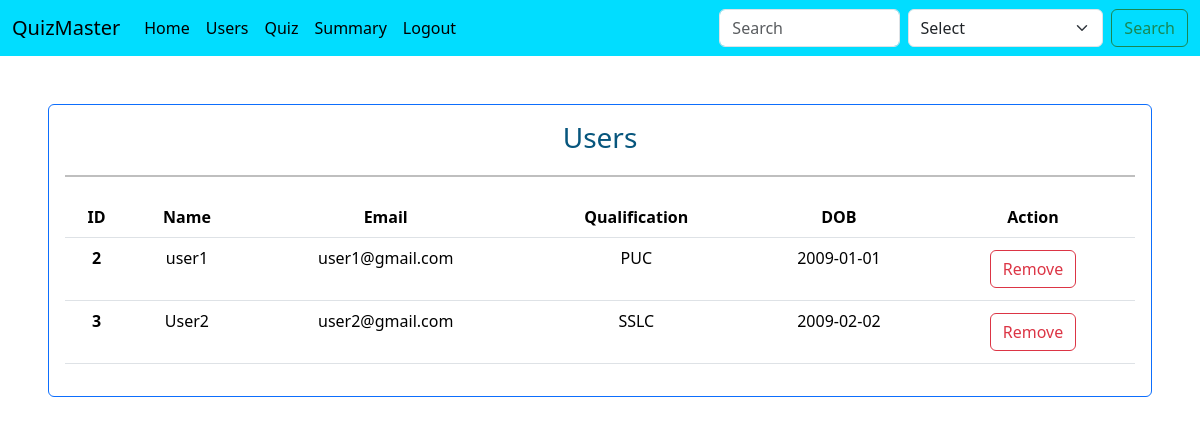
Screenshot of /users (signed in) with the database file from the repository.
### controllers/database.py (models this page shows)
class User(db.Model):
    id = db.Column(db.Integer, primary_key=True, autoincrement=True)
    username = db.Column(db.String(50), unique=True, nullable=False)
    user_email = db.Column(db.String(100), unique=True, nullable=False)
    password = db.Column(db.String(25), nullable=False)
    qualification = db.Column(db.String(100), nullable=False)
    dob = db.Column(db.Date , nullable=False)
    role = db.Column(db.String(10), nullable=False)
    results = db.relationship('Result', backref='user', lazy=True, cascade="all, delete-orphan")
    user_answers = db.relationship('UserAnswers', backref='user', lazy=True, cascade="all, delete-orphan")

### controllers/routes.py (the view)
@app.route("/users")
def users():
    if session.get('user_role', None) == 'admin':
        users = User.query.all()
        return render_template("users.html", users = users)
    else:
        flash("You are not authorized to access this page")
        return redirect(url_for("home"))

### templates/users.html (shortened to what this page needs)
{% extends 'base.html' %}
{% block body %}
<div>
    <div class="card border-primary m-5">
        <div class="card-body">
            <h3 class="text-center" style="color:  #07567d;">Users </h3>
            <hr style="border: 1px solid #000; width: 100%; margin: 20px auto;">
            <table class="table table-hover" style="text-align: center;">
                <thead >
                <tr>
                    <th scope="col">ID</th>
                    <th scope="col">Name</th>
                    <th scope="col">Email</th>
                    <th scope="col">Qualification</th>
                    <th scope="col">DOB</th>
                    <th scope="col">Action</th>
                </tr>
                </thead>
                <tbody>
                {% for user in users if user.role == "user"%}
                    <tr>
                        <th scope="row">{{user.id}} </th>
                        <td>{{user.username}}</td>
                        <td>{{user.user_email}}</td>
                        <td>{{user.qualification}}</td>
                        <td>{{user.dob}}</td>
                        <td>
                            <a class="btn btn-outline-danger m-1" href="{{url_for('delete_user', user_id = user.id)}}" role="Delete">Remove</a>
                        </td>
                    </tr>
                {% endfor %}
                </tbody>
            </table>
        </div>
    </div>
</div>
{% endblock body %}

### rows the page displays
User: id "2", username "user1", user_email "user1@gmail.com", qualification "PUC", dob "2009-01-01"
User: id "3", username "User2", user_email "user2@gmail.com", qualification "SSLC", dob "2009-02-02"
